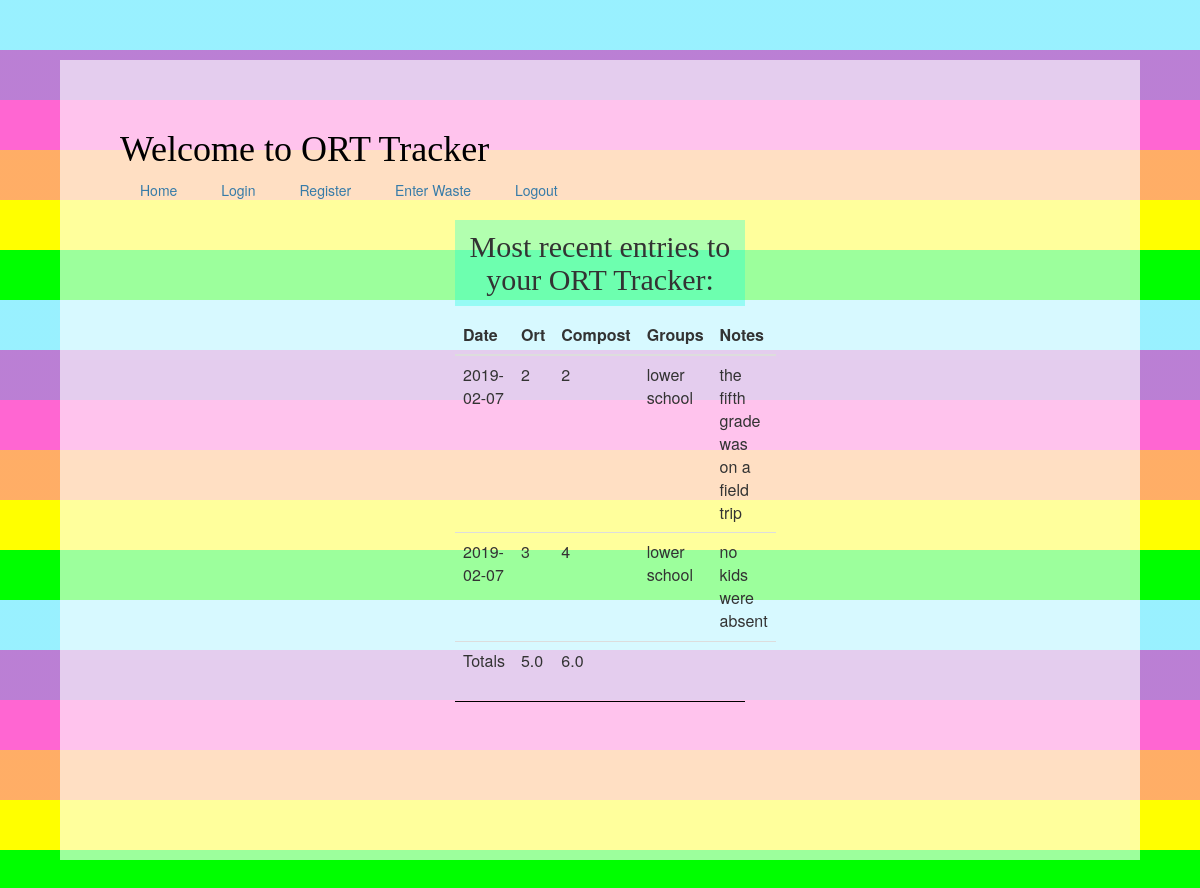
The page /index on the database as committed earlier.
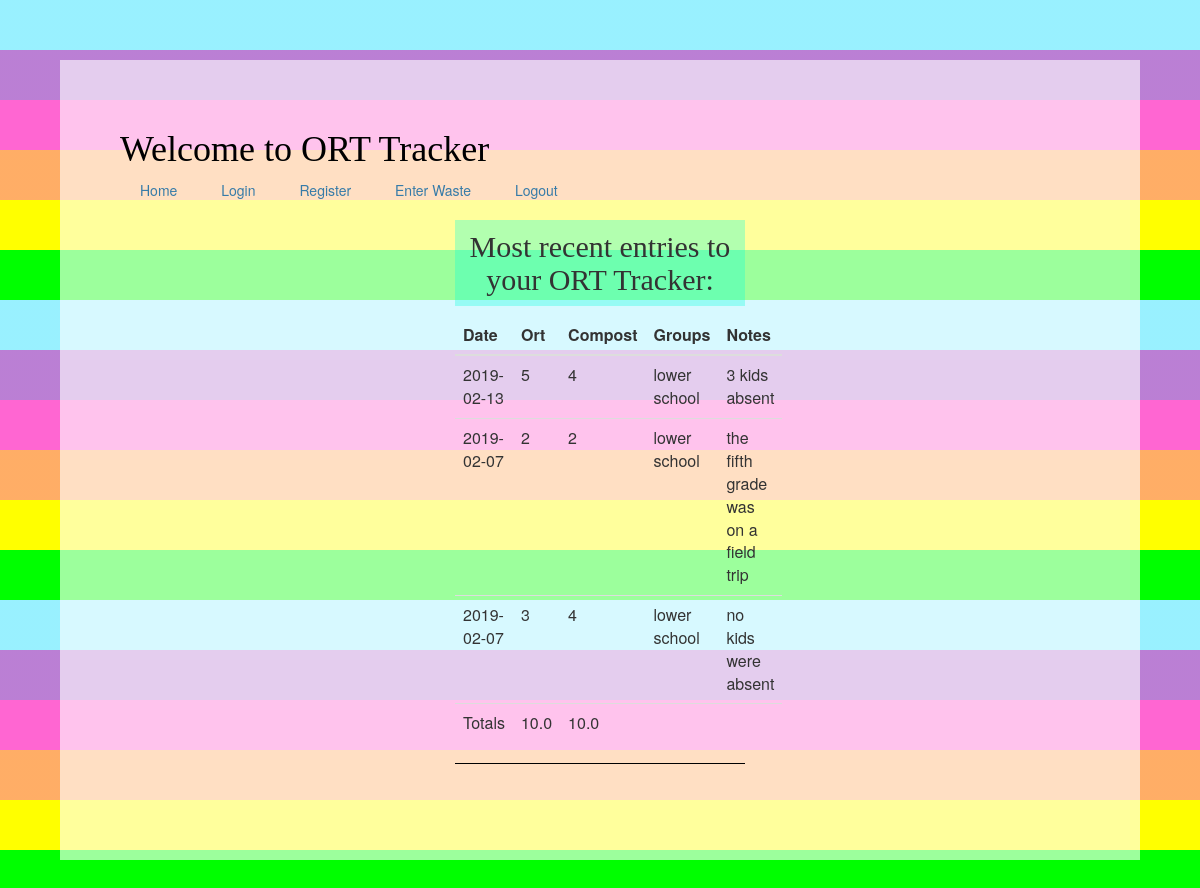
The same page on the database as committed later.
### application/models.py (models this page shows, shortened)
class Data(db.Model):
    id = db.Column(db.Integer, primary_key=True)
    notes = db.Column(db.String(128), index=True, unique=False)
    wdate = db.Column(db.Date(), default= date.today, index=True, unique=False)
    weight_of_ort = db.Column(db.String(128), index=True, unique=False)
    weight_of_compost = db.Column(db.String(128), index=True, unique=False)
    groups = db.Column(db.String(128), index=True, unique=False)
    user_id = db.Column(db.Integer, db.ForeignKey('user.id'))

### application/routes.py (the view)
@application.route('/', methods=['GET', 'POST'])
@application.route('/index', methods=['GET', 'POST'])
def bview():
    try:
        query_db = Data.query.order_by(Data.id.desc())#took out .limit(num_return)
        for q in query_db:
            print(q.notes)
        db.session.close()
    except:
        db.session.rollback()
    total_ort=0
    total_g=0
    for i in query_db:
        total_ort+= float(i.weight_of_ort)
        total_g += float(i.weight_of_compost)
    print(total_ort,total_g)
    return render_template('results.html', results=query_db, total_ort=total_ort, total_g=total_g)

### application/templates/results.html (shortened to what this page needs)
{% extends "base.html" %} {% import 'macros.html' as macros %}
{% block content %}
<div class="col-md-4 col-md-offset-4">
      <div align="center">
        <h2>{{num_return}} Most recent entries to your ORT Tracker:</h2>
      </div>
    <table class="table table-striped table-hover">
  <thead>
    <tr>
      <th>Date</th>
      <th>Ort</th>
      <th>Compost</th>
      <th>Groups</th>
      <th>Notes</th>
    </tr>
  </thead>
{% for z in results %}
    <tr>
      <td>{{z.wdate}}</td>
      <td>{{z.weight_of_ort}}</td>
      <td>{{z.weight_of_compost}}</td>
      <td>{{z.groups}}</td>
        <td>{{z.notes}}</td>
    </tr>
{% endfor %}
<tr>
  <td>Totals</td>
  <td>{{total_ort}}</td>
  <td>{{total_g}}</td>
  <td></td>
  <td></td>
</tr>
</table>
<hr>
{% endblock %}

### application/templates/base.html (shortened to what this page needs)
<html>
  <head>
    <link href="//maxcdn.bootstrapcdn.com/bootstrap/3.3.1/css/bootstrap.min.css" rel="stylesheet">
    <link rel="stylesheet" media="screen" href="https://fontlibrary.org/face/glacial-indifference" type="text/css"/>
    <link href="static/styles.css" rel="stylesheet">
  </head>
  <body>
    <div class= "main-wrap">
<h1>Welcome to ORT Tracker</h1>
<div class="topnav">
  <a href="index">Home</a>
  <a href="login">Login</a>
  <a href="register">Register</a>
  <a href="bform">Enter Waste</a>
  <a href="{{url_for('logout')}}">Logout</a>
</div>
    {% block content %} {% endblock %}
</div>
  </body>
</html>

### application/static/styles.css (style rules this page uses)
body { margin: 0 auto; background:repeating-linear-gradient(180deg, #00dbff66, #00dbff66 50px, #7700aa80 50px, #7700aa80 100px, #ff00b499 100px, #ff00b499 150px, #f709 150px, #f709 200px, #ff0 200px, #ff0 250px, #0f0 250px, #0f0 300px); }
h1 { font-family: 'GlacialIndifferenceRegular',serif; color: #000; margin: 1rem 0; }
h2 { font-family: 'GlacialIndifferenceRegular' ; background: #00ffdb4d; padding: 1rem; }
a { color: #377ba8; }
hr { border: none; border-top: 1px solid black; }
.main-wrap { background-color: #ffffff9c; height: 100%; margin: 5%; padding: 5%; }
.topnav a { margin: 20px }
.table-striped > tbody > tr:nth-child(2n+1) { background: none; }

Rows that differ between the two databases and show on the page:
added Data: wdate "2019-02-13", weight_of_ort "5", weight_of_compost "4", groups "lower school", notes "3 kids absent"
Other text that changed with them:
{{ total_ort }}: "5.0" → "10.0"
{{ total_g }}: "6.0" → "10.0"
